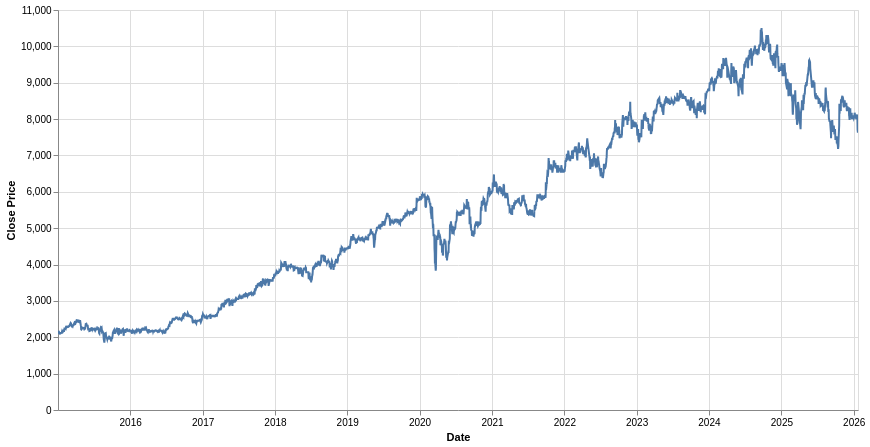

The notebook cell this image was saved under:
### Markdown cell above
# Data Visualization

### Code cell
# Plot daily Close
alt.Chart(data).mark_line().encode(
    x=alt.X('Date:T', title='Date'),
    y=alt.Y('Close:Q', title='Close Price')
).properties(
    width=800,
    height=400
).interactive()

### Figure 1 — Vega-Lite specification as saved in the notebook (floating-point values rounded to 4 significant figures; data arrays with more than 128 entries replaced by an {"elided": "..."} marker saying what was removed)
{"config": {"view": {"continuousWidth": 300, "continuousHeight": 300}}, "data": {"name": "data-7de72e6b60637b91ea0ce1bf975ae041"}, "mark": {"type": "line"}, "encoding": {"x": {"field": "Date", "title": "Date", "type": "temporal"}, "y": {"field": "Close", "title": "Close Price", "type": "quantitative"}}, "height": 400, "params": [{"name": "param_1e9efca18e7a2868", "select": {"type": "interval", "encodings": ["x", "y"]}, "bind": "scales"}], "width": 800, "$schema": "https://vega.github.io/schema/vega-lite/v6.1.0.json", "datasets": {"data-7de72e6b60637b91ea0ce1bf975ae041": {"elided": "2728 records"}}}
